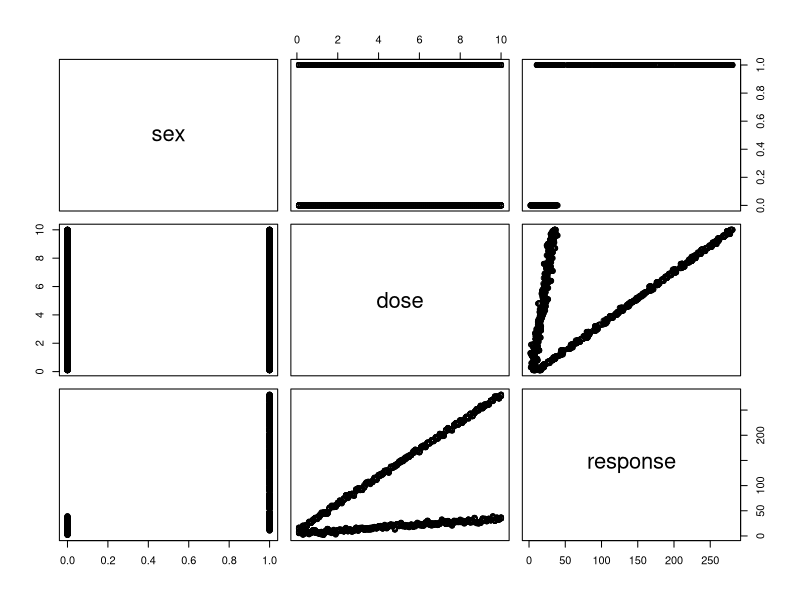
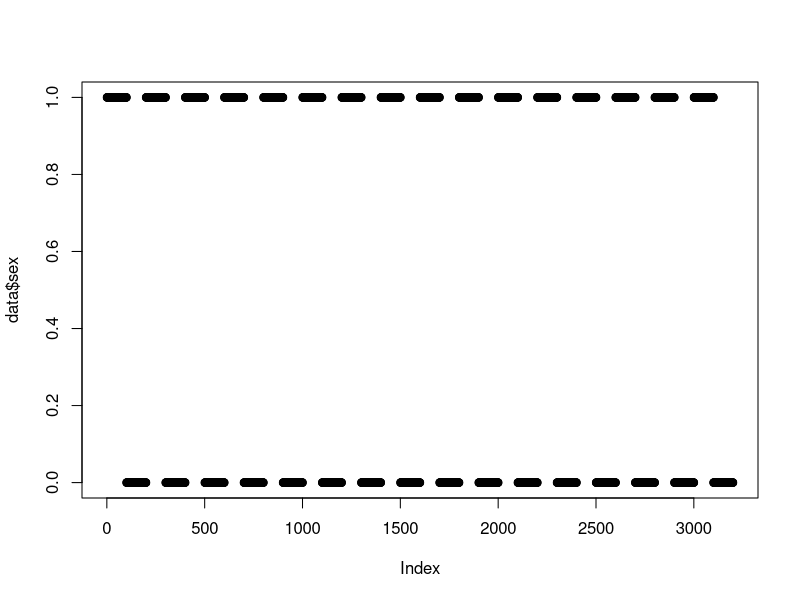
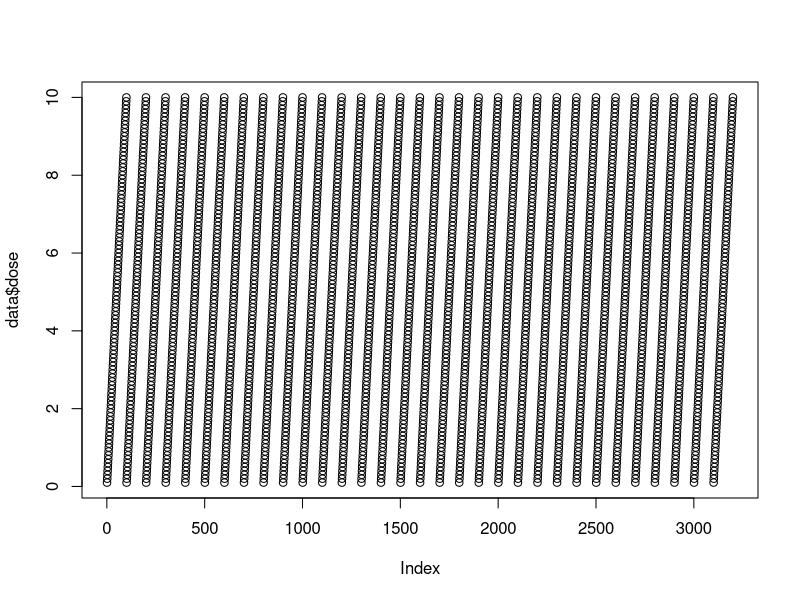
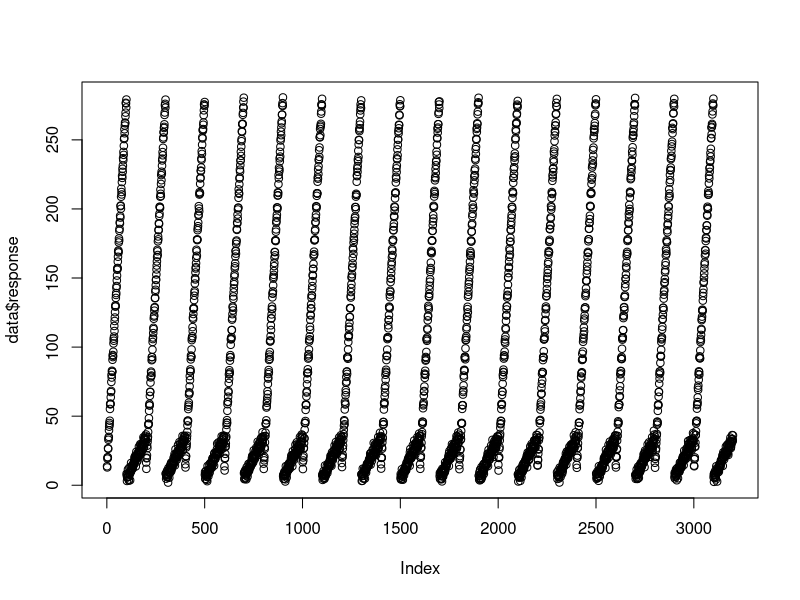
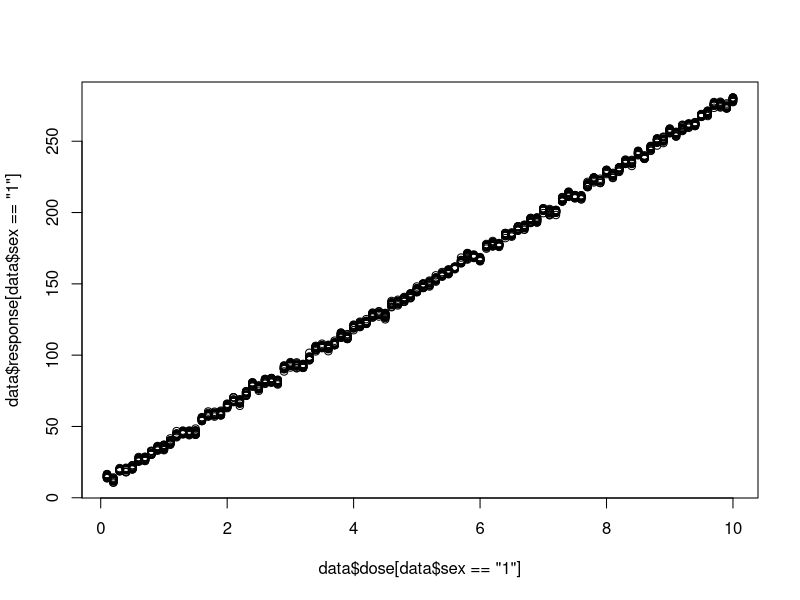
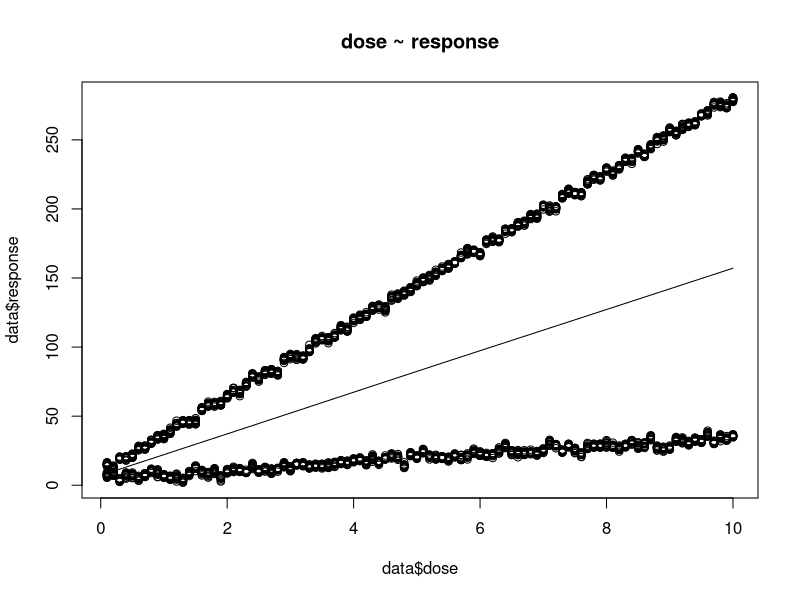
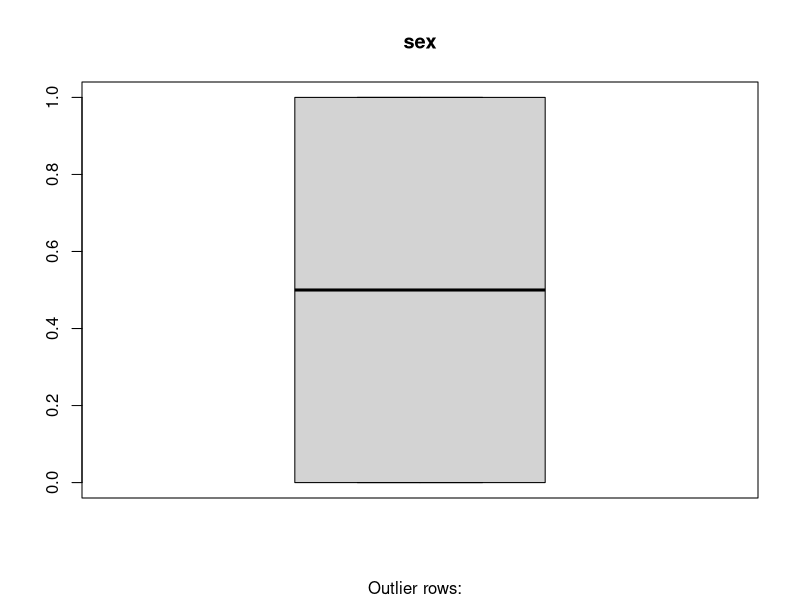
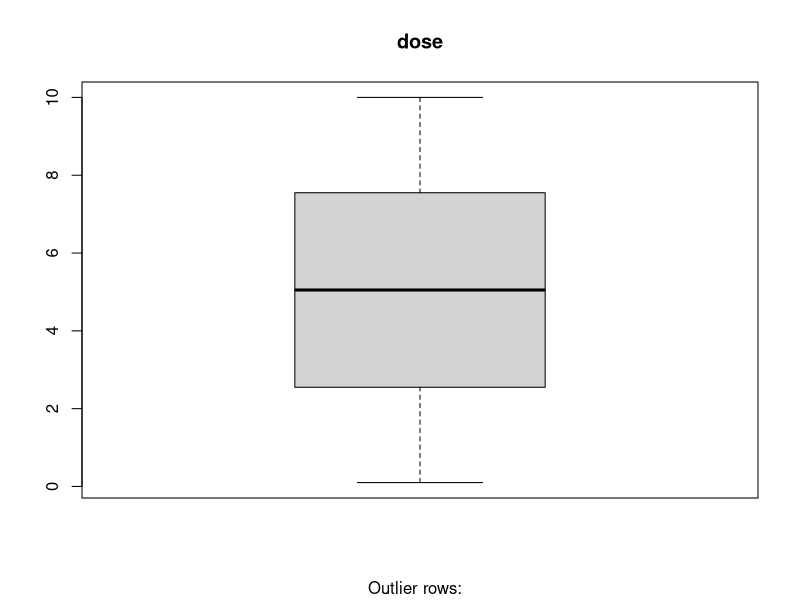

Generate these figures, in order, with R: (Note: this script raises an error after producing the figures.)
data<-read.csv("drug2.csv")
summary(data)
str(data)
plot(data)
plot(data$sex)
plot(data$dose)
plot(data$response)
plot(data$dose[data$sex=='1'],data$response[data$sex=='1'])

scatter.smooth(x=data$dose, y=data$response, main="dose ~ response")

boxplot(data$sex, main="sex", sub=paste("Outlier rows: ", boxplot.stats(data$sex)$out))
boxplot(data$dose, main="dose", sub=paste("Outlier rows: ", boxplot.stats(data$dose)$out))
boxplot(data$response, main="response", sub=paste("Outlier rows: ", boxplot.stats(data$response)$out))

plot(density(data$sex))
plot(density(data$dose))
plot(density(data$response))

cor(data$dose,data$response)
cor(data)

mod<-lm(response ~ dose + sex, data=data)
print(mod)
summary(mod)
modsum<-summary(mod)


coeff<-modsum$coefficients
beta.estimate <- coeff["data$dose", "Estimate"]
std.error <- coeff["data$dose", "Std. Error"]
t_value <- beta.estimate/std.error
p_value <- 2*pt(-abs(t_value), df=nrow(data)-ncol(data))
f_statistic <- mod$fstatistic[1]
f <- summary(mod)$fstatistic
model_p <- pf(f[1], f[2], f[3], lower=FALSE)

plot(density(mod$residuals))

scatter.smooth(x=mod$residuals, y=mod$fitted.values, main="error ~ predicted")
scatter.smooth(x=data$response, y=mod$fitted.values, main="predicted ~ response")
hist(mod$residuals)

library(Metrics)
rmse(data$response,mod$fitted.values)
